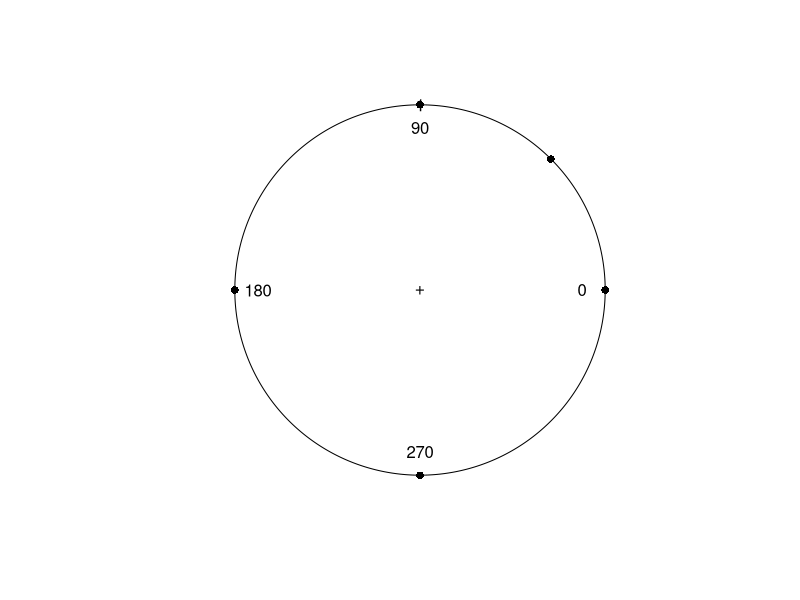

Reproduce this figure in R.
## Test du package circular
library(circular)

## Choix de coordonnées
X <-   c(0,45,90,180,-90 )

# Importation des donnes
x <- circular(X, units = "degree")
class(x)

# Visualisation
plot(x)
text(x,1:12)

# Distance sur le cercle
d<-dist.circular(x, upper=T, diag = 0,method = "geodesic")
m<-as.matrix(d)
m
mean(x)
